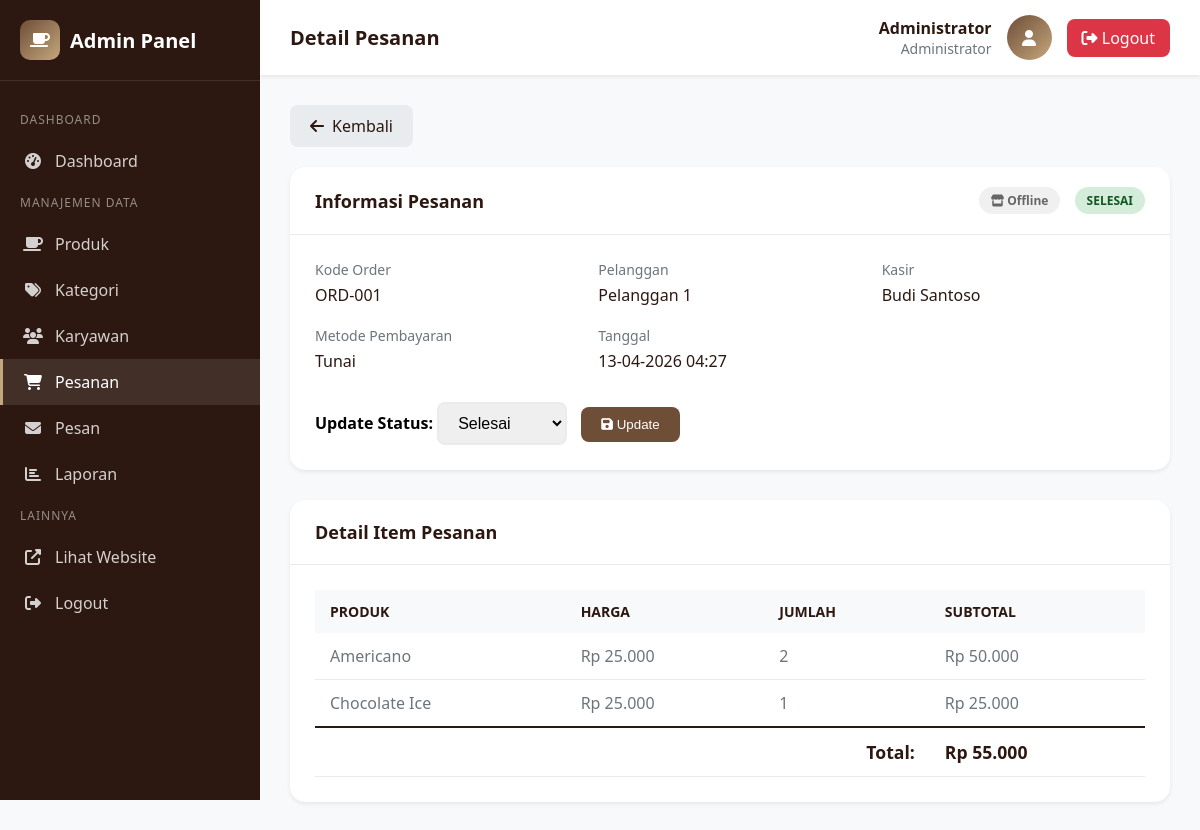
The page /admin/orders/view.php?id=1 (signed in) on the database its author committed.
### tables this page shows
CREATE TABLE IF NOT EXISTS orders (
    id INT PRIMARY KEY AUTO_INCREMENT,
    kode_order VARCHAR(20) UNIQUE NOT NULL,
    user_id INT,
    nama_pelanggan VARCHAR(100),
    nomor_meja VARCHAR(20),
    total_harga DECIMAL(12,2) NOT NULL,
    metode_pembayaran ENUM('tunai', 'qris', 'transfer') DEFAULT 'tunai',
    catatan TEXT,
    tipe_order ENUM('online', 'offline') DEFAULT 'offline',
    status_order ENUM('pending', 'diproses', 'selesai', 'dibatalkan') DEFAULT 'pending',
    created_at TIMESTAMP DEFAULT CURRENT_TIMESTAMP,
    FOREIGN KEY (user_id) REFERENCES users(id)
);

CREATE TABLE IF NOT EXISTS users (
    id INT PRIMARY KEY AUTO_INCREMENT,
    username VARCHAR(50) NOT NULL UNIQUE,
    password VARCHAR(255) NOT NULL,
    nama_lengkap VARCHAR(100) NOT NULL,
    email VARCHAR(100) NOT NULL,
    role ENUM('admin', 'kasir', 'pengelola') DEFAULT 'kasir',
    status ENUM('active', 'inactive') DEFAULT 'active',
    created_at TIMESTAMP DEFAULT CURRENT_TIMESTAMP
);

CREATE TABLE IF NOT EXISTS order_items (
    id INT PRIMARY KEY AUTO_INCREMENT,
    order_id INT NOT NULL,
    produk_id INT NOT NULL,
    jumlah INT NOT NULL,
    harga_saat_pesan DECIMAL(10,2) NOT NULL,
    subtotal DECIMAL(12,2) NOT NULL,
    FOREIGN KEY (order_id) REFERENCES orders(id) ON DELETE CASCADE,
    FOREIGN KEY (produk_id) REFERENCES products(id)
);

CREATE TABLE IF NOT EXISTS products (
    id INT PRIMARY KEY AUTO_INCREMENT,
    nama_produk VARCHAR(200) NOT NULL,
    deskripsi TEXT,
    harga DECIMAL(10,2) NOT NULL,
    kategori_id INT,
    gambar VARCHAR(255),
    status ENUM('active', 'inactive') DEFAULT 'active',
    created_at TIMESTAMP DEFAULT CURRENT_TIMESTAMP,
    FOREIGN KEY (kategori_id) REFERENCES categories(id) ON DELETE SET NULL
);

### config/functions.php (called while the page is built, shortened)
<?php
require_once 'database.php';
function formatCurrency($amount)
{
    return 'Rp ' . number_format($amount, 0, ',', '.');
}
function getOrderById($id)
{
    global $conn;
    $stmt = $conn->prepare("SELECT o.*, u.nama_lengkap as nama_kasir
                            FROM orders o
                            LEFT JOIN users u ON o.user_id = u.id
                            WHERE o.id = ?");
    $stmt->bind_param("i", $id);
    $stmt->execute();
    return $stmt->get_result()->fetch_assoc();
}
function getOrderItems($order_id)
{
    global $conn;
    $stmt = $conn->prepare("SELECT oi.*, p.nama_produk, p.gambar
                            FROM order_items oi
                            LEFT JOIN products p ON oi.produk_id = p.id
                            WHERE oi.order_id = ?");
    $stmt->bind_param("i", $order_id);
    $stmt->execute();
    return $stmt->get_result()->fetch_all(MYSQLI_ASSOC);
}

### admin/orders/view.php (the view, shortened to what this page needs)
<?php
require_once '../../config/functions.php';
$id = isset($_GET['id']) ? (int) $_GET['id'] : 0;
$order = getOrderById($id);
$items = getOrderItems($id);
?>
<!DOCTYPE html>
<html lang="id">
<head>
    <link rel="stylesheet" href="https://cdnjs.cloudflare.com/ajax/libs/font-awesome/6.4.0/css/all.min.css">
</head>
<body>
    <aside class="sidebar">
        <div class="sidebar-brand">
            <div class="logo-icon"><i class="fas fa-coffee"></i></div>
            <span>Admin Panel</span>
        </div>
        <nav class="sidebar-menu">
            <div class="menu-section">Dashboard</div>
            <a href="../index.php" class="menu-item"><i class="fas fa-tachometer-alt"></i><span>Dashboard</span></a>
            <div class="menu-section">Manajemen Data</div>
            <a href="../products/index.php" class="menu-item"><i class="fas fa-coffee"></i><span>Produk</span></a>
            <a href="../categories/index.php" class="menu-item"><i class="fas fa-tags"></i><span>Kategori</span></a>
            <a href="../users/index.php" class="menu-item"><i class="fas fa-users"></i><span>Karyawan</span></a>
            <a href="index.php" class="menu-item active"><i class="fas fa-shopping-cart"></i><span>Pesanan</span></a>
            <a href="../messages/index.php" class="menu-item"><i class="fas fa-envelope"></i><span>Pesan</span></a>
            <a href="../reports/index.php" class="menu-item"><i class="fas fa-chart-bar"></i><span>Laporan</span></a>
            <div class="menu-section">Lainnya</div>
            <a href="../../index.php" class="menu-item" target="_blank"><i
                    class="fas fa-external-link-alt"></i><span>Lihat Website</span></a>
            <a href="../logout.php" class="menu-item"><i class="fas fa-sign-out-alt"></i><span>Logout</span></a>
        </nav>
    </aside>
    <main class="main-content">
        <header class="admin-header">
            <h1 class="header-title">Detail Pesanan</h1>
            <div class="header-user">
                <div class="user-info">
                    <div class="user-name">
                        <?= $_SESSION['admin_nama'] ?>
                    </div>
                    <div class="user-role">Administrator</div>
                </div>
                <div class="user-avatar"><i class="fas fa-user"></i></div>
                <a href="../logout.php" class="btn-logout"><i class="fas fa-sign-out-alt"></i> Logout</a>
            </div>
        </header>
        <div class="content">
            <a href="index.php" class="btn-back"><i class="fas fa-arrow-left"></i> Kembali</a>
            <div class="card">
                <div class="card-header">
                    <h2 class="card-title">Informasi Pesanan</h2>
                    <div>
                        <span class="tipe-badge <?= $order['tipe_order'] ?>">
                            <?= $order['tipe_order'] == 'online' ? '<i class="fas fa-globe"></i> Online' : '<i class="fas fa-store"></i> Offline' ?>
                        </span>
                        <span class="status-badge <?= $order['status_order'] ?>" style="margin-left: 10px;">
                            <?= strtoupper($order['status_order']) ?>
                        </span>
                    </div>
                </div>
                <div class="card-body">
                    <div class="order-info">
                        <div class="info-item">
                            <div class="info-label">Kode Order</div>
                            <div class="info-value">
                                <?= $order['kode_order'] ?>
                            </div>
                        </div>
                        <div class="info-item">
                            <div class="info-label">Pelanggan</div>
                            <div class="info-value">
                                <?= $order['nama_pelanggan'] ?>
                            </div>
                        </div>
                        <div class="info-item">
                            <div class="info-label">Kasir</div>
                            <div class="info-value">
                                <?= $order['nama_kasir'] ?: '-' ?>
                            </div>
                        </div>
                        <div class="info-item">
                            <div class="info-label">Metode Pembayaran</div>
                            <div class="info-value">
                                <?= ucfirst($order['metode_pembayaran']) ?>
                            </div>
                        </div>
                        <div class="info-item">
                            <div class="info-label">Tanggal</div>
                            <div class="info-value">
                                <?= date('d-m-Y H:i', strtotime($order['created_at'])) ?>
                            </div>
                        </div>
                    </div>
                    <form method="POST" class="form-group">
                        <label><strong>Update Status:</strong></label>
                        <select name="status">
                            <option value="selesai" <?= $order['status_order'] == 'selesai' ? 'selected' : '' ?>>Selesai
                            </option>
                        </select>
                        <button type="submit" name="update_status" class="btn-update"><i class="fas fa-save"></i>
                            Update</button>
                    </form>
                </div>
            </div>
            <div class="card">
                <div class="card-header">
                    <h2 class="card-title">Detail Item Pesanan</h2>
                </div>
                <div class="card-body">
                    <table class="table">
                        <thead>
                            <tr>
                                <th>Produk</th>
                                <th>Harga</th>
                                <th>Jumlah</th>
                                <th>Subtotal</th>
                            </tr>
                        </thead>
                        <tbody>
                            <?php foreach ($items as $item): ?>
                                <tr>
                                    <td>
                                        <?= $item['nama_produk'] ?>
                                    </td>
                                    <td>
                                        <?= formatCurrency($item['harga_saat_pesan']) ?>
                                    </td>
                                    <td>
                                        <?= $item['jumlah'] ?>
                                    </td>
                                    <td>
                                        <?= formatCurrency($item['subtotal']) ?>
                                    </td>
                                </tr>
                            <?php endforeach; ?>
                            <tr class="total-row">
                                <td colspan="3" style="text-align: right;">Total:</td>
                                <td>
                                    <?= formatCurrency($order['total_harga']) ?>
                                </td>
                            </tr>
                        </tbody>
                    </table>
                </div>
            </div>
        </div>
    </main>
</body>
</html>

### admin/orders/view.php (style rules this page uses)
:root { --primary: #6F4E37; --primary-dark: #5D4037; --secondary: #C4A77D; --dark: #2C1810; --white: #ffffff; --gray-100: #f8f9fa; --gray-200: #e9ecef; --gray-600: #6c757d; --success: #28a745; --danger: #dc3545; --info: #17a2b8; --shadow: 0 0.125rem 0.25rem rgba(0, 0, 0, 0.075); }
* { margin: 0; padding: 0; box-sizing: border-box; }
body { font-family: 'Segoe UI', sans-serif; background: var(--gray-100); min-height: 100vh; }
.sidebar { position: fixed; top: 0; left: 0; width: 260px; height: 100vh; background: var(--dark); color: var(--white); z-index: 100; }
.sidebar-brand { padding: 20px; display: flex; align-items: center; gap: 10px; border-bottom: 1px solid rgba(255, 255, 255, 0.1); }
.sidebar-brand .logo-icon { width: 40px; height: 40px; background: linear-gradient(135deg, var(--primary), var(--secondary)); border-radius: 10px; display: flex; align-items: center; justify-content: center; }
.sidebar-brand span { font-size: 1.25rem; font-weight: 700; }
.sidebar-menu { padding: 20px 0; }
.menu-section { padding: 10px 20px; font-size: 0.75rem; text-transform: uppercase; color: rgba(255, 255, 255, 0.5); letter-spacing: 1px; }
.menu-item { padding: 12px 20px; display: flex; align-items: center; gap: 12px; color: rgba(255, 255, 255, 0.8); text-decoration: none; transition: all 0.3s; border-left: 3px solid transparent; }
.menu-item:hover, .menu-item.active { background: rgba(255, 255, 255, 0.1); color: var(--white); border-left-color: var(--secondary); }
.menu-item i { width: 20px; text-align: center; }
.main-content { margin-left: 260px; min-height: 100vh; }
.admin-header { background: var(--white); padding: 15px 30px; display: flex; justify-content: space-between; align-items: center; box-shadow: var(--shadow); position: sticky; top: 0; z-index: 50; }
.header-title { font-size: 1.25rem; font-weight: 600; color: var(--dark); }
.header-user { display: flex; align-items: center; gap: 15px; }
.user-info { text-align: right; }
.user-name { font-weight: 600; color: var(--dark); }
.user-role { font-size: 0.875rem; color: var(--gray-600); }
.user-avatar { width: 45px; height: 45px; background: linear-gradient(135deg, var(--primary), var(--secondary)); border-radius: 50%; display: flex; align-items: center; justify-content: center; color: var(--white); }
.btn-logout { padding: 8px 15px; background: var(--danger); color: var(--white); border: none; border-radius: 8px; cursor: pointer; text-decoration: none; }
.content { padding: 30px; }
.btn-back { padding: 10px 20px; background: var(--gray-200); color: var(--dark); border: none; border-radius: 8px; font-weight: 500; cursor: pointer; text-decoration: none; display: inline-flex; align-items: center; gap: 8px; margin-bottom: 20px; }
.card { background: var(--white); border-radius: 15px; box-shadow: var(--shadow); overflow: hidden; margin-bottom: 30px; }
.card-header { padding: 20px 25px; border-bottom: 1px solid var(--gray-200); display: flex; justify-content: space-between; align-items: center; }
.card-title { font-size: 1.125rem; font-weight: 600; color: var(--dark); }
.card-body { padding: 25px; }
.order-info { display: grid; grid-template-columns: repeat(auto-fit, minmax(200px, 1fr)); gap: 20px; margin-bottom: 30px; }
.info-label { font-size: 0.875rem; color: var(--gray-600); margin-bottom: 5px; }
.info-value { font-size: 1rem; font-weight: 500; color: var(--dark); }
.status-badge { display: inline-block; padding: 5px 12px; border-radius: 20px; font-size: 0.75rem; font-weight: 600; }
.status-badge.selesai { background: #d4edda; color: #155724; }
.tipe-badge { display: inline-block; padding: 5px 12px; border-radius: 20px; font-size: 0.75rem; font-weight: 600; }
.tipe-badge.offline { background: #f0f0f0; color: #666; }
.table { width: 100%; border-collapse: collapse; }
.table th, .table td { padding: 12px 15px; text-align: left; }
.table th { background: var(--gray-100); font-weight: 600; color: var(--dark); font-size: 0.875rem; text-transform: uppercase; }
.table td { border-bottom: 1px solid var(--gray-200); color: var(--gray-600); }
.total-row td { font-weight: 600; font-size: 1.1rem; color: var(--dark); border-top: 2px solid var(--dark); }
.form-group { margin-top: 20px; }
.form-group select { padding: 10px 15px; border: 2px solid var(--gray-200); border-radius: 8px; font-size: 1rem; margin-right: 10px; }
.btn-update { padding: 10px 20px; background: var(--primary); color: var(--white); border: none; border-radius: 8px; cursor: pointer; }

### rows shown on the page
orders: status_order "SELESAI", kode_order "ORD-001", nama_pelanggan "Pelanggan 1", user.nama_lengkap "Budi Santoso", metode_pembayaran "Tunai", created_at "13-04-2026 04:27", status "Selesai", total_harga "Rp 55.000"
order_items: produk.nama_produk "Americano", harga_saat_pesan "Rp 25.000", jumlah "2", subtotal "Rp 50.000"
order_items: produk.nama_produk "Chocolate Ice", harga_saat_pesan "Rp 25.000", jumlah "1", subtotal "Rp 25.000"

### other values the page prints
$_SESSION['admin_nama'] "Administrator"
